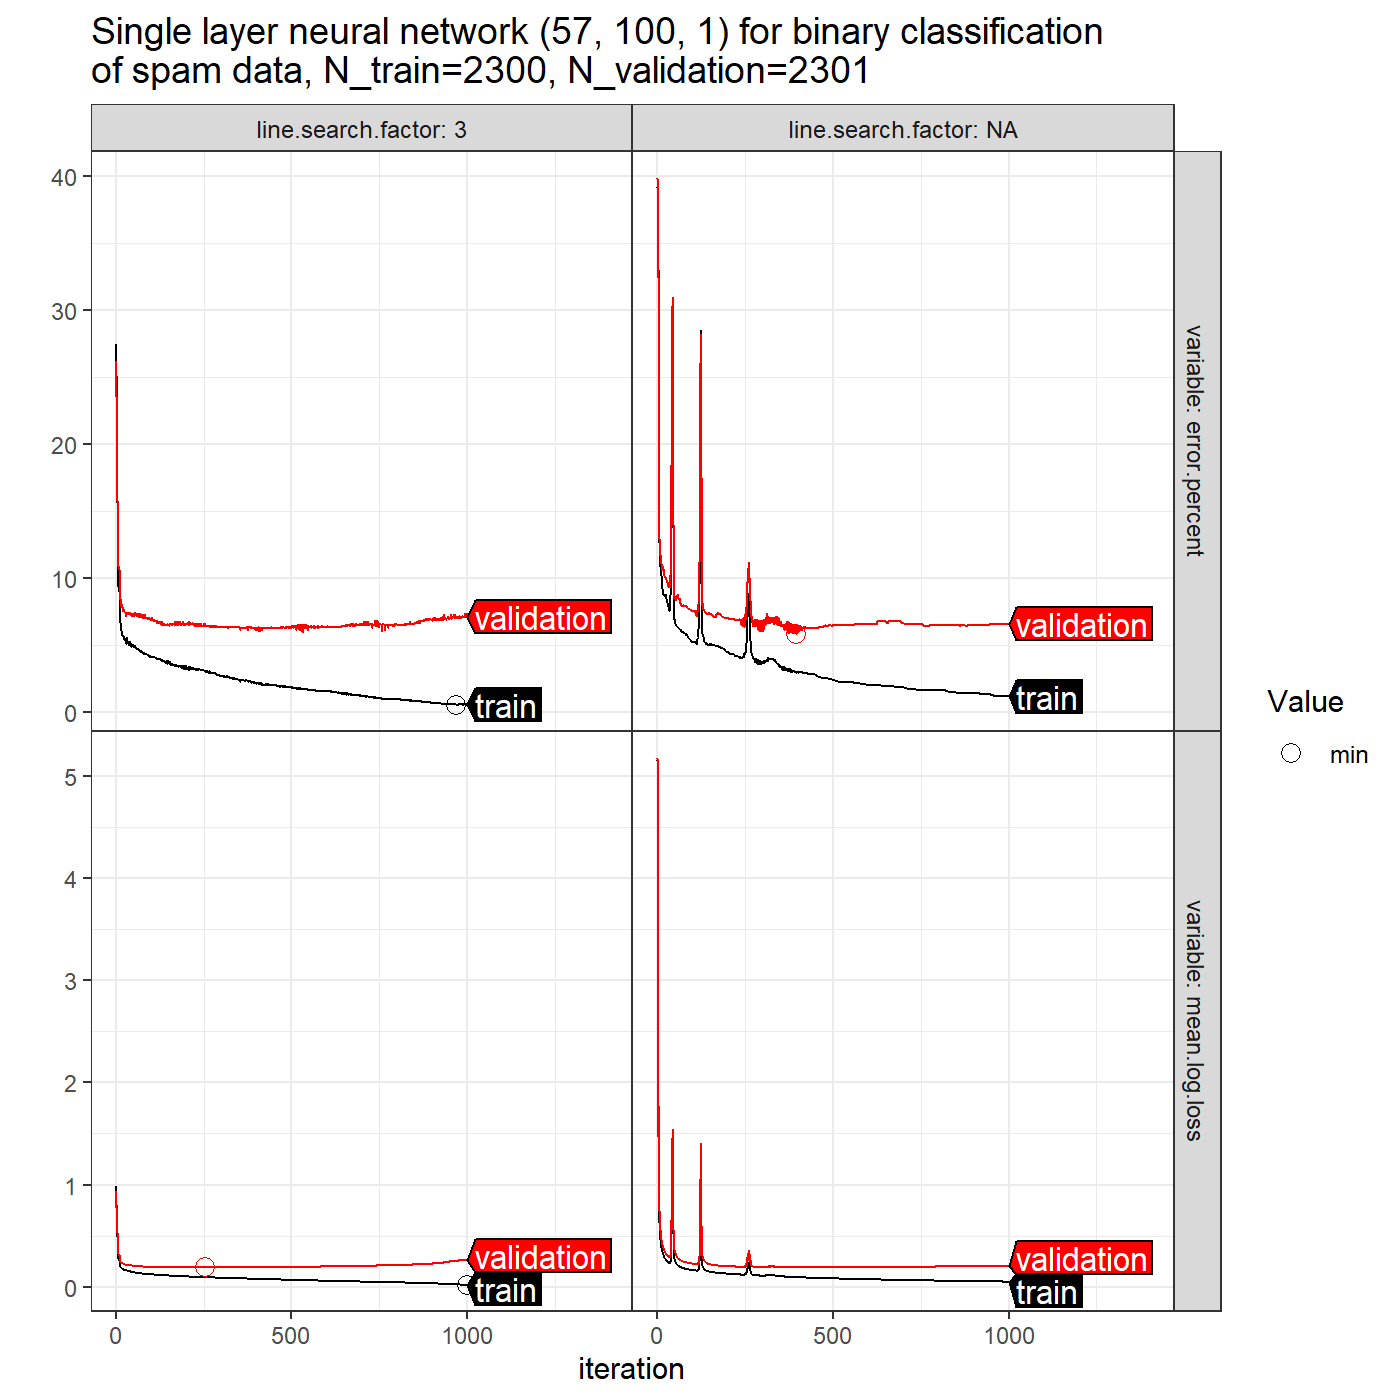

Reproduce this figure in R.
library(ggplot2)
library(data.table)
library(directlabels)
data(spam, package="kernlab")
head(spam)
head(y.vec <- ifelse(spam$type=="spam", 1, -1))
table(y.vec)
head(X.mat <- as.matrix(subset(spam, select=-type)))
is.binary <- all(y.vec %in% c(1, -1))
n.folds <- 4
logistic.loss <- function(pred, y){
  log(1+exp(-y * pred))
}
sigmoid <- function(a){
  1/(1+exp(-a))
}
set.seed(2)
(unique.folds <- 1:n.folds)
fold.vec <- sample(rep(unique.folds, l=nrow(X.mat)))
n.hidden.units <- 100 # u
max.iterations <- 1000
validation.fold=1
step.size=2
is.train <- fold.vec != validation.fold
X.train <- X.mat[is.train, ]
y.train <- y.vec[is.train]
X.sc <- scale(X.train)
iteration.dt.list <- list()
for(line.search.factor in c(NA, 3)){
  iteration.vec <- 1:max.iterations
  set.seed(1)
  V <- matrix(rnorm(ncol(X.sc)*n.hidden.units), ncol(X.sc), n.hidden.units)
  w <- rnorm(n.hidden.units)
  for(iteration in iteration.vec){
    head(A <- X.sc %*% V) #1
    head(Z <- sigmoid(A)) #2
    head(b <- as.numeric(Z %*% w))
    dw <- if(is.binary){
      -y.train * sigmoid(-y.train * b)
    }else{
      b-y.train
    }
    A.deriv <- Z * (1-Z)
    dv <- dw * A.deriv * matrix(w, nrow(A.deriv), ncol(A.deriv), byrow=TRUE)
    grad.w <- t(Z) %*% dw / nrow(X.sc)
    grad.V <- t(X.sc) %*% dv / nrow(X.sc)
    cost.w.V <- function(w.vec, V.mat){
      b <- sigmoid(X.sc %*% V.mat) %*% w.vec
      mean(logistic.loss(b, y.train))
    }
    cost.step <- function(step){
      cost.w.V(w-step*grad.w, V-step*grad.V)
    }
    if(is.finite(line.search.factor)){
      while(cost.step(step.bigger <- step.size*line.search.factor) < cost.step(step.size)){
        step.size <- step.bigger
      }
      while(cost.step(step.smaller <- step.size/line.search.factor) < cost.step(step.size)){
        step.size <- step.smaller
      }
    }
    if(FALSE){
      curve(sapply(x, cost.step), 0, 300)
    }
    cat(sprintf("it=%d step=%f\n", iteration, step.size))
    w <- w - step.size * grad.w
    V <- V - step.size * grad.V
    predict.sc <- function(X.tilde){
      A.mat <- X.tilde %*% V
      sigmoid(A.mat) %*% w
    }
    predict1.orig <- function(X.unsc){
      X.tilde <- scale(
        X.unsc, attr(X.sc, "scaled:center"), attr(X.sc, "scaled:scale"))
      predict.sc(X.tilde)
    }
    V.orig <- V/attr(X.sc, "scaled:scale")
    b.orig <- - t(V/attr(X.sc, "scaled:scale")) %*% attr(X.sc, "scaled:center")
    V.with.intercept <- rbind(intercept=as.numeric(b.orig), V.orig)
    predict2.orig <- function(X.unsc){
      A.mat <- cbind(1, X.unsc) %*% V.with.intercept
      sigmoid(A.mat) %*% w
    }
    rbind(
      as.numeric(head(predict.sc(X.sc))),
      as.numeric(head(predict1.orig(X.train))),
      as.numeric(head(predict2.orig(X.train))))
    ## train/validation error.
    pred.vec <- as.numeric(predict2.orig(X.mat))
    is.error <- ifelse(pred.vec > 0, 1, -1) != y.vec
    log.loss <- logistic.loss(pred.vec, y.vec)
    square.loss <- (y.vec-pred.vec)^2
    iteration.dt.list[[paste(line.search.factor, iteration)]] <- data.table(
      line.search.factor,
      set=ifelse(is.train, "train", "validation"),
      is.error, square.loss,
      log.loss
    )[, list(
      iteration,
      validation.fold,
      mean.square.loss=mean(square.loss),
      error.percent=mean(is.error)*100,
      mean.log.loss=mean(log.loss)
    ), by=list(line.search.factor, set)]
  }
}
fold.dt <- do.call(rbind, iteration.dt.list)
fold.tall <- melt(
  fold.dt,
  measure.vars=c("error.percent", "mean.log.loss"))
min.tall <- fold.tall[, {
  .SD[which.min(value)]
}, by=list(variable, set, validation.fold)]
set.colors <- c(
  train="black",
  validation="red")
gg <- ggplot()+
  ggtitle(paste(
    "Single layer neural network (57, 100, 1) for binary classification",
    "of spam data, N_train=2300, N_validation=2301", sep="\n"))+
  theme_bw()+
  theme(panel.margin=grid::unit(0, "lines"))+
  scale_color_manual(values=set.colors)+
  facet_grid(variable ~ line.search.factor, scales="free", labeller=label_both)+
  geom_line(aes(
    iteration, value, color=set),
    data=fold.tall)+
  scale_shape_manual(values=c(min=1))+
  geom_point(aes(
    iteration, value, color=set, shape=Value),
    size=3,
    data=data.table(Value="min", min.tall))+
  ylab("")+
  scale_x_continuous(limits=c(0, 1400))
dl <- direct.label(gg, "last.polygons")
png("Ch18-neural-networks-debug.png", width=7, height=7, units="in", res=200)
print(dl)
dev.off()
